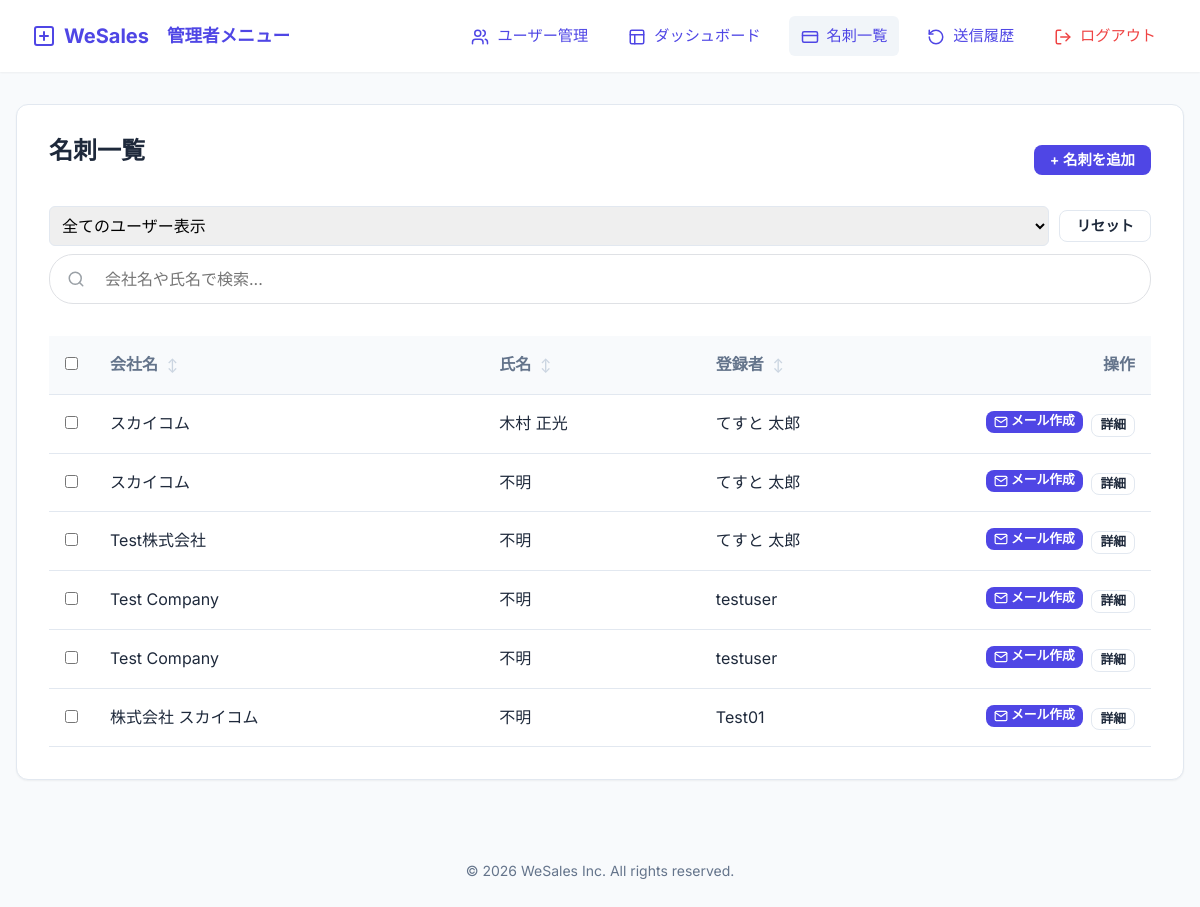
Page /cards (signed in) on the committed database.
### models.py (models this page shows, shortened)
class Card(db.Model):
    id = db.Column(db.Integer, primary_key=True)
    user_id = db.Column(db.Integer, db.ForeignKey("user.id"), nullable=False)
    image_path = db.Column(db.String(200))
    company_name = db.Column(db.String(100))
    department_name = db.Column(db.String(100))
    job_title = db.Column(db.String(100))
    last_name = db.Column(db.String(100))
    first_name = db.Column(db.String(100))
    phone_number = db.Column(db.String(20))
    email = db.Column(db.String(120))
    url = db.Column(db.String(200))
    created_at = db.Column(db.DateTime, default=datetime.now)
    user = db.relationship("User", backref=db.backref("cards", lazy=True))
    @property
    def person_name(self):
        return f"{self.last_name or ''} {self.first_name or ''}".strip()

class User(db.Model, UserMixin):
    id = db.Column(db.Integer, primary_key=True)
    username = db.Column(db.String(80), unique=True, nullable=False)
    password = db.Column(db.String(120), nullable=False)
    is_admin = db.Column(db.Boolean, default=False)
    company_name = db.Column(db.String(100))
    job_title = db.Column(db.String(100))
    last_name = db.Column(db.String(100))
    first_name = db.Column(db.String(100))
    phone_number = db.Column(db.String(20))
    email_address = db.Column(db.String(120))
    company_url = db.Column(db.String(200))
    business_summary = db.Column(db.Text)
    gmail_app_password = db.Column(db.String(100))
    email_provider = db.Column(db.String(20), default="resend") # gmail or resend
    monthly_limit = db.Column(db.Integer, default=100) # 月間送信上限
    @property
    def real_name(self):
        return f"{self.last_name or ''} {self.first_name or ''}".strip()

### routes/cards.py (the view, shortened to what this page needs)
@cards_bp.route("/cards")
@login_required
def show_cards():
    user_id = request.args.get("user_id", type=int)
    if current_user.is_admin:
        query = Card.query
        if user_id:
            query = query.filter_by(user_id=user_id)
        cards = query.order_by(Card.created_at.desc()).all()
        users = User.query.all()
        return render_template("card_list.html", cards=cards, users=users, selected_user_id=user_id)

### app.py (called while the page is built)
def create_app(config_class=Config):
    app = Flask(__name__)
    app.config.from_object(config_class)
    db.init_app(app)
    bcrypt.init_app(app)
    csrf.init_app(app)
    login_manager.init_app(app)
    @login_manager.user_loader
    def load_user(user_id):
        return User.query.get(int(user_id))
    @app.context_processor
    def inject_now():
        return {"now": datetime.now(timezone.utc)}
    from routes.auth import auth_bp
    from routes.main import main_bp
    from routes.cards import cards_bp
    from routes.history import history_bp
    from routes.admin import admin_bp
    from routes.import_routes import import_bp
    app.register_blueprint(auth_bp)
    app.register_blueprint(main_bp)
    app.register_blueprint(cards_bp)
    app.register_blueprint(history_bp)
    app.register_blueprint(admin_bp)
    app.register_blueprint(import_bp)
    return app

### Templates/card_list.html (shortened to what this page needs)
{% extends "base.html" %}
{% block content %}
<div class="card">
    <div style="display: flex; justify-content: space-between; align-items: center; margin-bottom: var(--spacing-lg);">
        <h2>名刺一覧</h2>
        <div style="display: flex; gap: var(--spacing-sm); align-items: center;">
            <a href="{{ url_for('main.index') }}" class="btn btn-primary"
                style="padding: 0.5rem 1rem; font-size: 0.9rem;">+ 名刺を追加</a>
        </div>
    </div>
    {% if current_user.is_admin and users %}
    <div class="search-container" style="margin-bottom: var(--spacing-sm);">
        <form method="get" action="{{ url_for('cards.show_cards') }}"
            style="display: flex; gap: 10px; align-items: center; flex-wrap: nowrap;">
            <select name="user_id" onchange="this.form.submit()"
                style="padding: 0.5rem; border-radius: var(--radius-sm); border: 1px solid var(--border-color); flex-grow: 1;">
                <option value="">全てのユーザー表示</option>
            </select>
            <a href="{{ url_for('cards.show_cards') }}" class="btn btn-secondary"
                style="padding: 0.5rem 1rem; font-size: 0.9rem; white-space: nowrap;">リセット</a>
        </form>
    </div>
    {% endif %}
    <div class="search-container">
        <input type="text" id="searchInput" class="search-input" placeholder="会社名や氏名で検索...">
    </div>
    {% if cards %}
    <div style="overflow-x: auto;">
        <table class="card-table" id="cardTable">
            <thead>
                <tr>
                    <th style="width: 40px; text-align: center;" class="desktop-only"><input type="checkbox"
                            id="selectAll"></th>
                    <th class="sortable" data-sort="2">会社名 <span class="sort-icon"></span></th>
                    <th class="sortable" data-sort="3">氏名 <span class="sort-icon"></span></th>
                    {% if current_user.is_admin %}
                    <th class="sortable" data-sort="4">登録者 <span class="sort-icon"></span></th>
                    {% endif %}
                    <th style="width: 200px; text-align: right;">操作</th>
                </tr>
            </thead>
            <tbody>
                {% for card in cards %}
                <tr>
                    <td style="text-align: center;" data-label="選択" class="desktop-only">
                        <input type="checkbox" class="card-checkbox" value="{{ card.id }}">
                    </td>
                    <td data-label="会社名">{{ card.company_name or '不明' }}</td>
                    <td data-label="氏名">{{ card.person_name or '不明' }}</td>
                    {% if current_user.is_admin %}
                    <td data-label="登録者">{{ card.user.real_name or card.user.username }}</td>
                    {% endif %}
                    <td data-label="操作" style="text-align: right;">
                        <a href="{{ url_for('cards.create_email_page', card_id=card.id) }}" class="btn btn-primary"
                            style="padding: 0.25rem 0.5rem; font-size: 0.8rem; margin-right: 4px;">
                            メール作成
                        </a>
                        <a href="{{ url_for('cards.card_detail', card_id=card.id) }}" class="btn btn-secondary"
                            style="padding: 0.25rem 0.5rem; font-size: 0.8rem;">詳細</a>
                    </td>
                </tr>
                {% endfor %}
            </tbody>
        </table>
    </div>
    {% endif %}
</div>
{% endblock %}

### static/css/style.css (style rules this page uses)
:root { --primary-color: #4f46e5; --primary-hover: #4338ca; --secondary-color: #64748b; --background-color: #f8fafc; --surface-color: #ffffff; --text-color: #1e293b; --text-muted: #64748b; --border-color: #e2e8f0; --success-color: #10b981; --danger-color: #ef4444; --font-family: 'Inter', system-ui, -apple-system, sans-serif; --spacing-xs: 0.25rem; --spacing-sm: 0.5rem; --spacing-md: 1rem; --spacing-lg: 1.5rem; --spacing-xl: 2rem; --radius-sm: 0.375rem; --radius-md: 0.5rem; --radius-lg: 0.75rem; --shadow-sm: 0 1px 2px 0 rgb(0 0 0 / 0.05); --shadow-md: 0 4px 6px -1px rgb(0 0 0 / 0.1), 0 2px 4px -2px rgb(0 0 0 / 0.1); --shadow-lg: 0 10px 15px -3px rgb(0 0 0 / 0.1), 0 4px 6px -4px rgb(0 0 0 / 0.1); }
* { box-sizing: border-box; margin: 0; padding: 0; }
body { font-family: var(--font-family); background-color: var(--background-color); color: var(--text-color); line-height: 1.6; display: flex; flex-direction: column; min-height: 100vh; }
a { color: var(--primary-color); text-decoration: none; transition: color 0.2s; }
h1, h2, h3, h4, h5, h6 { color: var(--text-color); font-weight: 700; line-height: 1.2; margin-bottom: var(--spacing-md); }
h2 { font-size: 1.5rem; }
.card { background-color: var(--surface-color); border-radius: var(--radius-lg); box-shadow: var(--shadow-sm); padding: var(--spacing-xl); border: 1px solid var(--border-color); margin-bottom: var(--spacing-lg); }
.btn { display: inline-flex; justify-content: center; align-items: center; padding: 0.75rem 1.5rem; border-radius: var(--radius-md); font-weight: 600; cursor: pointer; transition: all 0.2s; border: none; font-size: 1rem; line-height: 1; }
.btn-primary { background-color: var(--primary-color); color: white; }
.btn-secondary { background-color: var(--surface-color); color: var(--text-color); border: 1px solid var(--border-color); }
input[type="text"], input[type="email"], input[type="password"], input[type="url"], input[type="number"], textarea, select { width: 100%; padding: 0.75rem; border: 1px solid var(--border-color); border-radius: var(--radius-md); font-family: inherit; font-size: 1rem; transition: border-color 0.2s, box-shadow 0.2s; }

### Templates/card_list.html (style rules this page uses)
.card-table { width: 100%; border-collapse: collapse; margin-top: var(--spacing-md); }
.card-table th, .card-table td { padding: var(--spacing-md); text-align: left; border-bottom: 1px solid var(--border-color); vertical-align: middle; }
.card-table th { background-color: #f8fafc; font-weight: 600; color: var(--text-muted); }
.sortable { cursor: pointer; user-select: none; position: relative; }
.sort-icon::after { content: "↕"; margin-left: 5px; font-size: 0.8rem; color: #cbd5e1; }
.search-container { margin-bottom: var(--spacing-md); position: relative; }
#searchInput.search-input { width: 100% !important; padding: 12px 20px 12px 55px !important; border: 1px solid #dfe1e5 !important; border-radius: 24px !important; font-size: 16px !important; line-height: 1.5 !important; transition: box-shadow 0.2s !important; box-shadow: none !important; background-color: white !important; display: block !important; }

### rows in the picture
Card: company_name "スカイコム", last_name+first_name "木村 正光", user "てすと 太郎"
Card: company_name "スカイコム", last_name+first_name "不明", user "てすと 太郎"
Card: company_name "Test株式会社", last_name+first_name "不明", user "てすと 太郎"
Card: company_name "Test Company", last_name+first_name "不明", user "testuser"
Card: company_name "Test Company", last_name+first_name "不明", user "testuser"
Card: company_name "株式会社 スカイコム", last_name+first_name "不明", user "Test01"
